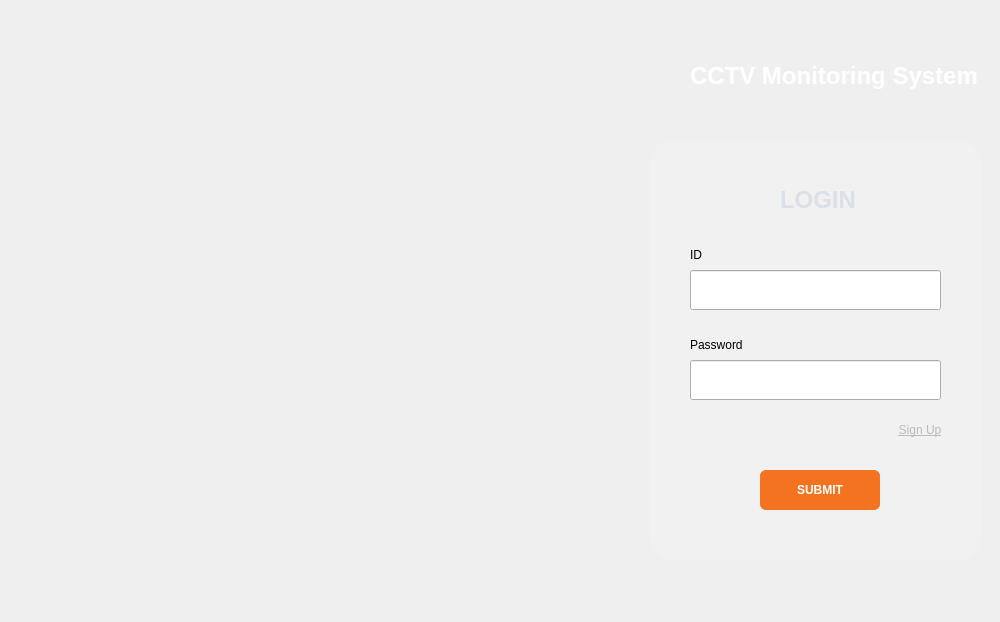
<?xml version="1.0" encoding="UTF-8"?>
<ui version="4.0">
 <class>LoginWindow</class>
 <widget class="QDialog" name="LoginWindow">
  <property name="geometry">
   <rect>
    <x>0</x>
    <y>0</y>
    <width>1000</width>
    <height>622</height>
   </rect>
  </property>
  <property name="styleSheet">
   <string notr="true">
QDialog {
    background-size: 1000px 670px;
}
</string>
  </property>
  <widget class="QStackedWidget" name="stackedWidget">
   <property name="geometry">
    <rect>
     <x>0</x>
     <y>0</y>
     <width>1001</width>
     <height>621</height>
    </rect>
   </property>
   <property name="currentIndex">
    <number>0</number>
   </property>
   <widget class="QWidget" name="page_3">
    <widget class="QLabel" name="BackgroundLabel">
     <property name="geometry">
      <rect>
       <x>0</x>
       <y>-20</y>
       <width>1000</width>
       <height>670</height>
      </rect>
     </property>
     <property name="text">
      <string/>
     </property>
     <property name="pixmap">
      <pixmap resource="resources.qrc">:/images/Background3.png</pixmap>
     </property>
     <property name="scaledContents">
      <bool>true</bool>
     </property>
    </widget>
    <widget class="QStackedWidget" name="OTPLoginWidget">
     <property name="geometry">
      <rect>
       <x>650</x>
       <y>140</y>
       <width>331</width>
       <height>421</height>
      </rect>
     </property>
     <property name="currentIndex">
      <number>0</number>
     </property>
     <widget class="QWidget" name="LgoinPage">
      <widget class="QFrame" name="Login">
       <property name="geometry">
        <rect>
         <x>0</x>
         <y>0</y>
         <width>331</width>
         <height>421</height>
        </rect>
       </property>
       <property name="styleSheet">
        <string notr="true">#Login {
    background-color: rgba(255, 255, 255, 0.13);
    border-radius: 24px;
}
</string>
       </property>
       <widget class="QLabel" name="titleLabel">
        <property name="geometry">
         <rect>
          <x>130</x>
          <y>40</y>
          <width>100</width>
          <height>40</height>
         </rect>
        </property>
        <property name="styleSheet">
         <string notr="true">
QLabel {
    font-size: 24px;
    font-weight: bold;
	color: rgb(218, 224, 230);
}
</string>
        </property>
        <property name="text">
         <string>LOGIN</string>
        </property>
       </widget>
       <widget class="QLabel" name="idLabel">
        <property name="geometry">
         <rect>
          <x>40</x>
          <y>105</y>
          <width>100</width>
          <height>20</height>
         </rect>
        </property>
        <property name="text">
         <string>ID</string>
        </property>
       </widget>
       <widget class="QLineEdit" name="idLineEdit">
        <property name="geometry">
         <rect>
          <x>40</x>
          <y>130</y>
          <width>251</width>
          <height>40</height>
         </rect>
        </property>
       </widget>
       <widget class="QLabel" name="pwLabel">
        <property name="geometry">
         <rect>
          <x>40</x>
          <y>195</y>
          <width>100</width>
          <height>20</height>
         </rect>
        </property>
        <property name="text">
         <string>Password</string>
        </property>
       </widget>
       <widget class="QLineEdit" name="pwLineEdit">
        <property name="geometry">
         <rect>
          <x>40</x>
          <y>220</y>
          <width>251</width>
          <height>40</height>
         </rect>
        </property>
       </widget>
       <widget class="QPushButton" name="SubmitButton">
        <property name="geometry">
         <rect>
          <x>110</x>
          <y>330</y>
          <width>120</width>
          <height>40</height>
         </rect>
        </property>
        <property name="styleSheet">
         <string notr="true">
QPushButton {
    background-color: #f37321;
    color: white;
    border-radius: 6px;
    font-weight: bold;
}
</string>
        </property>
        <property name="text">
         <string>SUBMIT</string>
        </property>
       </widget>
       <widget class="QPushButton" name="SignUpButton">
        <property name="geometry">
         <rect>
          <x>230</x>
          <y>280</y>
          <width>80</width>
          <height>20</height>
         </rect>
        </property>
        <property name="styleSheet">
         <string>
QPushButton {
    background: transparent;
    color: #bbb;
    border: none;
    text-decoration: underline;
}
</string>
        </property>
        <property name="text">
         <string>Sign Up</string>
        </property>
       </widget>
      </widget>
     </widget>
     <widget class="QWidget" name="OTPLoginPage">
      <widget class="QFrame" name="OTPLogin">
       <property name="geometry">
        <rect>
         <x>0</x>
         <y>0</y>
         <width>331</width>
         <height>421</height>
        </rect>
       </property>
       <property name="styleSheet">
        <string notr="true">
#OTPLogin {
    background-color: rgba(255, 255, 255, 0.13);
    border-radius: 24px;
}
</string>
       </property>
       <widget class="QLabel" name="titleLabel_2">
        <property name="geometry">
         <rect>
          <x>130</x>
          <y>40</y>
          <width>71</width>
          <height>40</height>
         </rect>
        </property>
        <property name="styleSheet">
         <string notr="true">
QLabel {
    font-size: 24px;
    font-weight: bold;
	color: rgb(218, 224, 230);
}
</string>
        </property>
        <property name="text">
         <string>Login</string>
        </property>
       </widget>
       <widget class="QLabel" name="idLabel_2">
        <property name="geometry">
         <rect>
          <x>40</x>
          <y>155</y>
          <width>141</width>
          <height>20</height>
         </rect>
        </property>
        <property name="text">
         <string>OTP 인증번호 / 복구 번호</string>
        </property>
       </widget>
       <widget class="QLineEdit" name="idLineEdit_2">
        <property name="geometry">
         <rect>
          <x>40</x>
          <y>180</y>
          <width>251</width>
          <height>40</height>
         </rect>
        </property>
        <property name="styleSheet">
         <string notr="true">color: #FFFFFF</string>
        </property>
        <property name="text">
         <string/>
        </property>
        <property name="maxLength">
         <number>10</number>
        </property>
        <property name="placeholderText">
         <string>공백 없이 입력해주세요</string>
        </property>
       </widget>
       <widget class="QPushButton" name="SubmitButton_2">
        <property name="geometry">
         <rect>
          <x>110</x>
          <y>330</y>
          <width>120</width>
          <height>40</height>
         </rect>
        </property>
        <property name="styleSheet">
         <string notr="true">
QPushButton {
    background-color: #f37321;
    color: white;
    border-radius: 6px;
    font-weight: bold;
}
</string>
        </property>
        <property name="text">
         <string>SUBMIT</string>
        </property>
       </widget>
       <widget class="QPushButton" name="SignUpButton_2">
        <property name="geometry">
         <rect>
          <x>230</x>
          <y>280</y>
          <width>80</width>
          <height>20</height>
         </rect>
        </property>
        <property name="styleSheet">
         <string>
QPushButton {
    background: transparent;
    color: #bbb;
    border: none;
    text-decoration: underline;
}
</string>
        </property>
        <property name="text">
         <string>Sign Up</string>
        </property>
       </widget>
      </widget>
     </widget>
    </widget>
    <widget class="QLabel" name="label">
     <property name="geometry">
      <rect>
       <x>690</x>
       <y>60</y>
       <width>291</width>
       <height>31</height>
      </rect>
     </property>
     <property name="font">
      <font>
       <pointsize>18</pointsize>
       <bold>true</bold>
      </font>
     </property>
     <property name="styleSheet">
      <string notr="true">color: rgb(255, 255, 255);</string>
     </property>
     <property name="text">
      <string>CCTV Monitoring System</string>
     </property>
    </widget>
   </widget>
   <widget class="QWidget" name="page_4">
    <property name="styleSheet">
     <string notr="true">QLineEdit {
    background-color: white;
    color: #333;
}</string>
    </property>
    <widget class="QLabel" name="BackgroundLabel_2">
     <property name="geometry">
      <rect>
       <x>0</x>
       <y>-20</y>
       <width>1000</width>
       <height>670</height>
      </rect>
     </property>
     <property name="text">
      <string/>
     </property>
     <property name="pixmap">
      <pixmap>:/images/Background4.png</pixmap>
     </property>
     <property name="scaledContents">
      <bool>true</bool>
     </property>
    </widget>
    <widget class="QStackedWidget" name="OTPLoginWidget_3">
     <property name="geometry">
      <rect>
       <x>330</x>
       <y>40</y>
       <width>331</width>
       <height>501</height>
      </rect>
     </property>
     <property name="currentIndex">
      <number>0</number>
     </property>
     <widget class="QWidget" name="SignUpPage">
      <widget class="QFrame" name="SignUp">
       <property name="geometry">
        <rect>
         <x>0</x>
         <y>0</y>
         <width>331</width>
         <height>501</height>
        </rect>
       </property>
       <property name="styleSheet">
        <string notr="true">
#SignUp {
    background-color: rgba(255, 255, 255, 200);
    border-radius: 24px;
}

</string>
       </property>
       <widget class="QLabel" name="titleLabel_5">
        <property name="geometry">
         <rect>
          <x>120</x>
          <y>40</y>
          <width>100</width>
          <height>40</height>
         </rect>
        </property>
        <property name="styleSheet">
         <string notr="true">
QLabel {
    font-size: 24px;
    font-weight: bold;
	color: #686971;
}
</string>
        </property>
        <property name="text">
         <string>Sign Up</string>
        </property>
       </widget>
       <widget class="QLabel" name="idLabel_5">
        <property name="geometry">
         <rect>
          <x>40</x>
          <y>105</y>
          <width>100</width>
          <height>20</height>
         </rect>
        </property>
        <property name="styleSheet">
         <string notr="true">color: rgb(104, 109, 127);</string>
        </property>
        <property name="text">
         <string>ID 입력</string>
        </property>
       </widget>
       <widget class="QLineEdit" name="IDLabel">
        <property name="geometry">
         <rect>
          <x>40</x>
          <y>130</y>
          <width>251</width>
          <height>40</height>
         </rect>
        </property>
        <property name="styleSheet">
         <string notr="true">IDLabel{
	background-color: white;
    color: black;
    border-radius: 6px;
    padding: 6px;
    border: 1px solid #ccc;
}</string>
        </property>
       </widget>
       <widget class="QLabel" name="pwLabel_3">
        <property name="geometry">
         <rect>
          <x>40</x>
          <y>195</y>
          <width>100</width>
          <height>20</height>
         </rect>
        </property>
        <property name="styleSheet">
         <string notr="true">color: rgb(104, 109, 127);</string>
        </property>
        <property name="text">
         <string>Password 입력</string>
        </property>
       </widget>
       <widget class="QLineEdit" name="pwLineEdit_3">
        <property name="geometry">
         <rect>
          <x>40</x>
          <y>220</y>
          <width>251</width>
          <height>40</height>
         </rect>
        </property>
       </widget>
       <widget class="QPushButton" name="SubmitButton_5">
        <property name="geometry">
         <rect>
          <x>110</x>
          <y>410</y>
          <width>120</width>
          <height>40</height>
         </rect>
        </property>
        <property name="styleSheet">
         <string notr="true">
QPushButton {
    background-color: #f37321;
    color: white;
    border-radius: 6px;
    font-weight: bold;
}
</string>
        </property>
        <property name="text">
         <string>SUBMIT</string>
        </property>
       </widget>
       <widget class="QLabel" name="pwLabel_4">
        <property name="geometry">
         <rect>
          <x>40</x>
          <y>285</y>
          <width>100</width>
          <height>20</height>
         </rect>
        </property>
        <property name="styleSheet">
         <string notr="true">color: rgb(104, 109, 127);</string>
        </property>
        <property name="text">
         <string>Password</string>
        </property>
       </widget>
       <widget class="QLineEdit" name="pwLineEdit_4">
        <property name="geometry">
         <rect>
          <x>40</x>
          <y>310</y>
          <width>251</width>
          <height>40</height>
         </rect>
        </property>
       </widget>
       <widget class="QCheckBox" name="checkBox">
        <property name="geometry">
         <rect>
          <x>40</x>
          <y>360</y>
          <width>141</width>
          <height>24</height>
         </rect>
        </property>
        <property name="styleSheet">
         <string notr="true">QCheckBox {
    color: rgb(104, 109, 127);
    spacing: 5px;
}

QCheckBox::indicator {
    width: 16px;
    height: 16px;
    border: 1px solid #ccc;
    background: white;
}

QCheckBox::indicator:checked {
    image: none;
    background-color: #f26b1d; /* 체크 시 배경색 */
    border: 1px solid #f26b1d;
}

QCheckBox::indicator:unchecked {
    image: none;
    background-color: white;
    border: 1px solid #ccc;
}</string>
        </property>
        <property name="text">
         <string>2단계 인증 사용(OTP)</string>
        </property>
       </widget>
      </widget>
     </widget>
     <widget class="QWidget" name="OTPSignUpPage">
      <widget class="QFrame" name="OTPSignUp">
       <property name="geometry">
        <rect>
         <x>0</x>
         <y>0</y>
         <width>331</width>
         <height>501</height>
        </rect>
       </property>
       <property name="styleSheet">
        <string notr="true">
#OTPSignUp {
    background-color: rgba(255, 255, 255, 200);
    border-radius: 24px;
}
</string>
       </property>
       <widget class="QLabel" name="titleLabel_6">
        <property name="geometry">
         <rect>
          <x>120</x>
          <y>40</y>
          <width>101</width>
          <height>40</height>
         </rect>
        </property>
        <property name="styleSheet">
         <string notr="true">
QLabel {
    font-size: 24px;
    font-weight: bold;
	color: #686971;
}
</string>
        </property>
        <property name="text">
         <string>Sign Up</string>
        </property>
       </widget>
       <widget class="QPushButton" name="SubmitButton_6">
        <property name="geometry">
         <rect>
          <x>110</x>
          <y>400</y>
          <width>120</width>
          <height>40</height>
         </rect>
        </property>
        <property name="styleSheet">
         <string notr="true">
QPushButton {
    background-color: #f37321;
    color: white;
    border-radius: 6px;
    font-weight: bold;
}
</string>
        </property>
        <property name="text">
         <string>확인</string>
        </property>
       </widget>
       <widget class="QFrame" name="frame">
        <property name="geometry">
         <rect>
          <x>60</x>
          <y>110</y>
          <width>211</width>
          <height>201</height>
         </rect>
        </property>
        <property name="styleSheet">
         <string notr="true">background-color: rgb(255, 255, 255);</string>
        </property>
        <property name="frameShape">
         <enum>QFrame::Shape::StyledPanel</enum>
        </property>
        <property name="frameShadow">
         <enum>QFrame::Shadow::Raised</enum>
        </property>
       </widget>
       <widget class="QLineEdit" name="lineEdit">
        <property name="geometry">
         <rect>
          <x>60</x>
          <y>340</y>
          <width>211</width>
          <height>26</height>
         </rect>
        </property>
        <property name="frame">
         <bool>true</bool>
        </property>
       </widget>
      </widget>
     </widget>
    </widget>
   </widget>
  </widget>
 </widget>
 <resources>
  <include location="resources.qrc"/>
 </resources>
 <connections/>
</ui>
